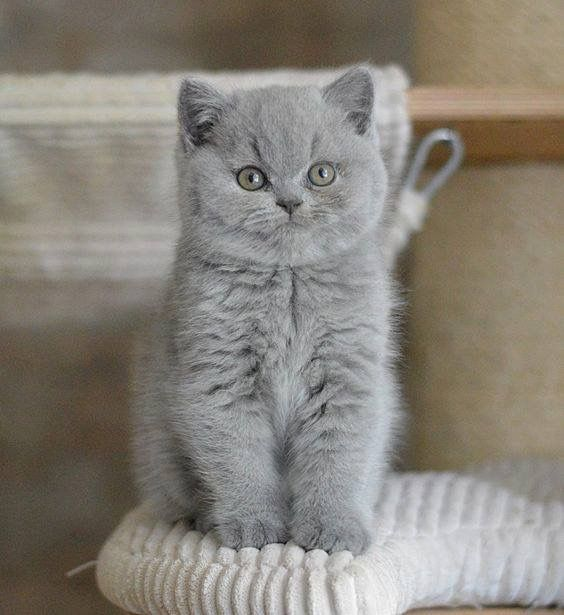
#> input picture cat.jpg, 564 x 615 px
$ python test1.py
#> lines starting #> are read from the running program, lines starting #| are printed output that depends on the picture
from PIL import Image, ImageFilter
#Read image
im = Image.open( 'cat.jpg' )
#> im is the input picture: PIL image 564x615 RGB; mean R, G, B 135.4, 129.9, 121.1
#Display image
im.show()

#Applying a filter to the image
im_sharp = im.filter( ImageFilter.SHARPEN )
#Saving the filtered image to a new file
im_sharp.save( 'image_sharpened.jpg', 'JPEG' )

#Splitting the image into its respective bands, i.e. Red, Green,
#and Blue for RGB
r,g,b = im_sharp.split()
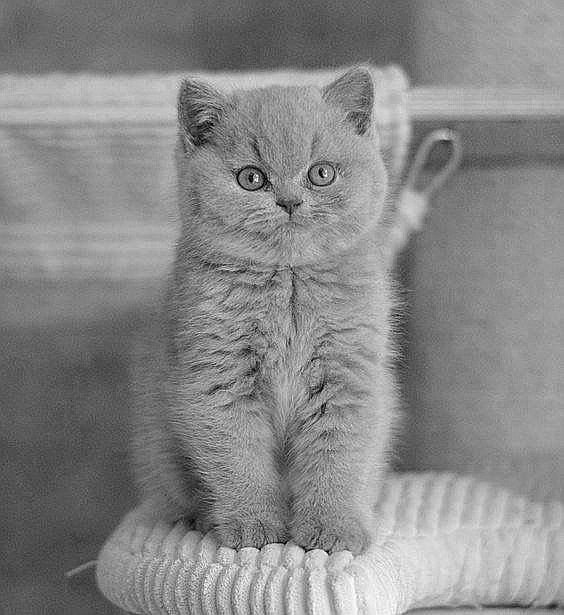
#> r: PIL image 564x615 L; min 0, max 255, mean 135.4
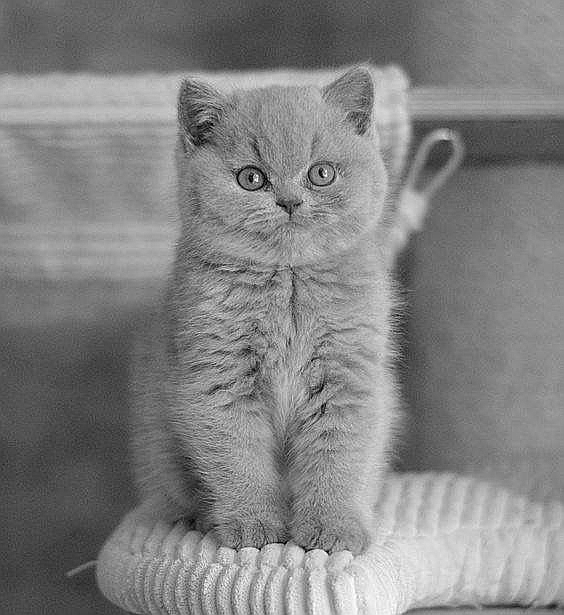
#> g: PIL image 564x615 L; min 0, max 255, mean 130
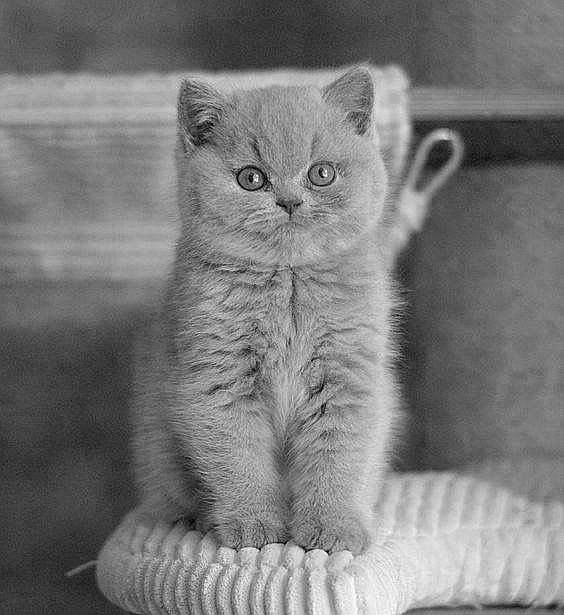
#> b: PIL image 564x615 L; min 0, max 255, mean 121.1

#Applying blur filter to the image
im_blur = im.filter( ImageFilter.BLUR )

#Saving the filtered image to a new file
im_blur.save( 'image_blurred.jpg', 'JPEG' )

#Display blurred image
im_blur.show()
